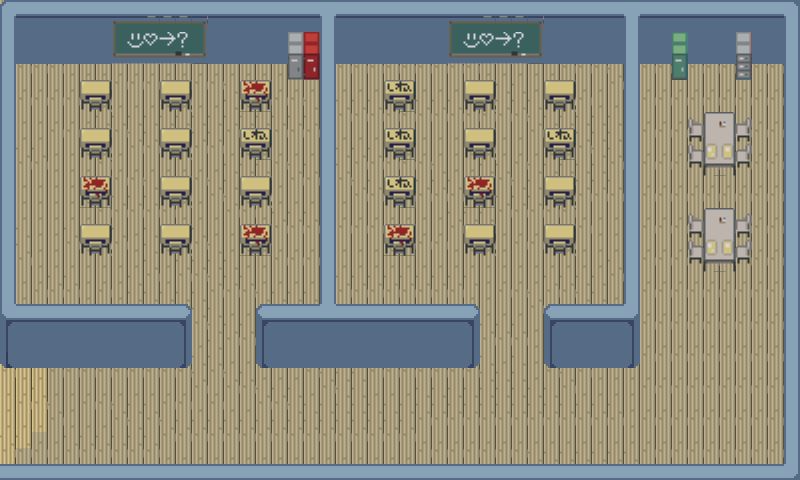

Below is a game level as drawn by its tile map, then a one-line description and the .tmx that defines it (tile-layer data replaced by summaries):
An orthogonal 50x30 tile map with 16x16 px tiles, 4 tile layers (chao, paredes, objetos, sombra), 2 tilesets and 45 objects (cadeado, municao, vida).

<map version="1.10" tiledversion="1.11.2" orientation="orthogonal" renderorder="right-down" width="50" height="30" tilewidth="16" tileheight="16" infinite="0" nextlayerid="12" nextobjectid="55">
 <editorsettings>
  <export target="escola.json" format="json" />
 </editorsettings>
 <tileset firstgid="1" name="japanese-school_8x8-final.tilesetx2" tilewidth="16" tileheight="16" tilecount="880" columns="16">
  <image source="../tiles/escola/japanese-school_8x8-final.tilesetx2.png" width="256" height="880" />
 </tileset>
 <tileset firstgid="881" name="tileset x2" tilewidth="16" tileheight="16" tilecount="13616" columns="148">
  <image source="../tiles/escola/tileset x2.png" width="2368" height="1472" />
 </tileset>
 <layer id="3" name="chao" width="50" height="30">
  <data>[1500 cells, 1500 non-empty, 3 distinct tile ids]</data>
 </layer>
 <layer id="1" name="paredes" width="50" height="30">
  <data>[1500 cells, 480 non-empty, 54 distinct tile ids]</data>
 </layer>
 <layer id="2" name="objetos" width="50" height="30">
  <data>[1500 cells, 144 non-empty, 40 distinct tile ids]</data>
 </layer>
 <layer id="11" name="sombra" width="50" height="30" opacity="0.21">
  <data>[1500 cells, 1483 non-empty, 1 distinct tile ids]</data>
 </layer>
 <objectgroup id="4" name="solidos" visible="0">
  <object id="1" x="0" y="0.666667" width="798.667" height="32.6667" />
  <object id="2" x="-1.33333" y="465" width="800" height="14" />
  <object id="4" x="0" y="14.6667" width="15.3333" height="289.333" />
  <object id="5" x="319.333" y="16.3333" width="16" height="288.667" />
  <object id="6" x="0.666667" y="304" width="190.667" height="32" />
  <object id="7" x="256.667" y="305.333" width="222.667" height="30" />
  <object id="9" x="784.667" y="34.6667" width="14.6667" height="430" />
  <object id="10" x="544" y="226" width="30" height="27.3333" />
  <object id="11" x="546.333" y="82.3333" width="30" height="27.3333" />
  <object id="12" x="545" y="175.667" width="30" height="27.3333" />
  <object id="13" x="545" y="124.333" width="30" height="27.3333" />
  <object id="14" x="463.833" y="225.5" width="30" height="27.3333" />
  <object id="15" x="466.166" y="81.8333" width="30" height="27.3333" />
  <object id="16" x="464.833" y="177.834" width="30" height="27.3333" />
  <object id="17" x="464.833" y="129.833" width="30" height="27.3333" />
  <object id="18" x="383.834" y="225.5" width="30" height="27.3333" />
  <object id="19" x="386.166" y="81.8333" width="30" height="27.3333" />
  <object id="20" x="384.834" y="177.834" width="30" height="27.3333" />
  <object id="21" x="384.834" y="129.833" width="30" height="27.3333" />
  <object id="22" x="239.167" y="225.5" width="30" height="27.3333" />
  <object id="23" x="241.5" y="81.1667" width="30" height="27.3333" />
  <object id="24" x="240.167" y="177.167" width="30" height="27.3333" />
  <object id="25" x="240.167" y="129.166" width="30" height="27.3333" />
  <object id="26" x="159.167" y="225.5" width="30" height="27.3333" />
  <object id="27" x="161.5" y="81.8333" width="30" height="27.3333" />
  <object id="28" x="160.167" y="177.834" width="30" height="27.3333" />
  <object id="29" x="160.167" y="129.833" width="30" height="27.3333" />
  <object id="34" x="79.1668" y="224.833" width="30" height="27.3333" />
  <object id="35" x="81.4998" y="81.1667" width="30" height="27.3333" />
  <object id="36" x="80.1668" y="177.167" width="30" height="27.3333" />
  <object id="37" x="80.1668" y="129.166" width="30" height="27.3333" />
  <object id="38" x="624.667" y="14.6668" width="14.6667" height="289.333" />
  <object id="39" x="544.666" y="305" width="94.667" height="30" />
  <object id="41" x="688.167" y="209" width="60.667" height="60.5" />
  <object id="42" x="673.5" y="33.0833" width="12.667" height="21.8333" />
  <object id="43" x="688.333" y="113.75" width="60.667" height="60.5" />
  <object id="44" x="737" y="32.4167" width="12.667" height="21.8333" />
  <object id="45" x="288.333" y="32.4167" width="30.667" height="21.8333" />
  <object id="49" x="-0.66665" y="330.333" width="5.3333" height="149.333" />
 </objectgroup>
 <objectgroup id="5" name="portais" visible="0">
  <object id="54" x="9.13295" y="348.687" width="14.7341" height="109.626">
   <properties>
    <property name="destino" value="cidade" />
    <property name="spawn_x" type="int" value="480" />
    <property name="spawn_y" type="int" value="635" />
   </properties>
  </object>
 </objectgroup>
 <objectgroup id="6" name="inimigos" visible="0">
  <object id="47" x="488" y="397" width="13" height="10" />
  <object id="50" x="710" y="397.5" width="10" height="8" />
 </objectgroup>
 <objectgroup id="7" name="puzzle" visible="0">
  <object id="51" name="cadeado" x="671.5" y="56" width="17" height="25" />
 </objectgroup>
 <objectgroup id="8" name="municao" visible="0">
  <object id="53" name="municao" x="736.333" y="54.3333" width="16" height="26.6667" />
 </objectgroup>
 <objectgroup id="9" name="vida" visible="0">
  <object id="52" name="vida" x="287" y="56" width="33" height="24" />
 </objectgroup>
</map>
